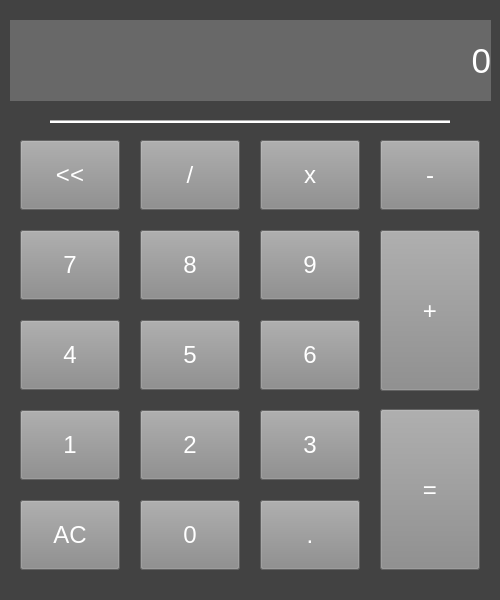
<?xml version="1.0" encoding="UTF-8"?>
<ui version="4.0">
 <class>MainWindow</class>
 <widget class="QMainWindow" name="MainWindow">
  <property name="geometry">
   <rect>
    <x>0</x>
    <y>0</y>
    <width>500</width>
    <height>600</height>
   </rect>
  </property>
  <property name="windowTitle">
   <string>Basic Calculator</string>
  </property>
  <property name="windowIcon">
   <iconset>
    <normaloff>icon.png</normaloff>icon.png</iconset>
  </property>
  <property name="styleSheet">
   <string notr="true">background-color: rgb(66, 66, 66);</string>
  </property>
  <widget class="QWidget" name="centralwidget">
   <widget class="QLabel" name="label_display">
    <property name="geometry">
     <rect>
      <x>10</x>
      <y>20</y>
      <width>481</width>
      <height>81</height>
     </rect>
    </property>
    <property name="font">
     <font>
      <pointsize>26</pointsize>
     </font>
    </property>
    <property name="styleSheet">
     <string notr="true">background-color: rgb(104, 104, 104);
color: rgb(255, 255, 255);</string>
    </property>
    <property name="text">
     <string>0</string>
    </property>
    <property name="alignment">
     <set>Qt::AlignRight|Qt::AlignTrailing|Qt::AlignVCenter</set>
    </property>
   </widget>
   <widget class="QPushButton" name="pushButton_9">
    <property name="geometry">
     <rect>
      <x>20</x>
      <y>230</y>
      <width>100</width>
      <height>70</height>
     </rect>
    </property>
    <property name="font">
     <font>
      <pointsize>18</pointsize>
     </font>
    </property>
    <property name="styleSheet">
     <string notr="true">background-color: rgb(139, 139, 139);
color: rgb(255, 255, 255);</string>
    </property>
    <property name="text">
     <string>7</string>
    </property>
    <property name="shortcut">
     <string>7</string>
    </property>
   </widget>
   <widget class="QPushButton" name="pushButton_10">
    <property name="geometry">
     <rect>
      <x>140</x>
      <y>230</y>
      <width>100</width>
      <height>70</height>
     </rect>
    </property>
    <property name="font">
     <font>
      <pointsize>18</pointsize>
     </font>
    </property>
    <property name="styleSheet">
     <string notr="true">background-color: rgb(139, 139, 139);
color: rgb(255, 255, 255);</string>
    </property>
    <property name="text">
     <string>8</string>
    </property>
    <property name="shortcut">
     <string>8</string>
    </property>
   </widget>
   <widget class="QPushButton" name="pushButton_11">
    <property name="geometry">
     <rect>
      <x>260</x>
      <y>230</y>
      <width>100</width>
      <height>70</height>
     </rect>
    </property>
    <property name="font">
     <font>
      <pointsize>18</pointsize>
     </font>
    </property>
    <property name="styleSheet">
     <string notr="true">background-color: rgb(139, 139, 139);
color: rgb(255, 255, 255);</string>
    </property>
    <property name="text">
     <string>9</string>
    </property>
    <property name="shortcut">
     <string>9</string>
    </property>
   </widget>
   <widget class="QPushButton" name="pushButton_4">
    <property name="geometry">
     <rect>
      <x>20</x>
      <y>320</y>
      <width>100</width>
      <height>70</height>
     </rect>
    </property>
    <property name="font">
     <font>
      <pointsize>18</pointsize>
     </font>
    </property>
    <property name="styleSheet">
     <string notr="true">background-color: rgb(139, 139, 139);
color: rgb(255, 255, 255);</string>
    </property>
    <property name="text">
     <string>4</string>
    </property>
    <property name="shortcut">
     <string>4</string>
    </property>
   </widget>
   <widget class="QPushButton" name="pushButton_5">
    <property name="geometry">
     <rect>
      <x>140</x>
      <y>320</y>
      <width>100</width>
      <height>70</height>
     </rect>
    </property>
    <property name="font">
     <font>
      <pointsize>18</pointsize>
     </font>
    </property>
    <property name="styleSheet">
     <string notr="true">background-color: rgb(139, 139, 139);
color: rgb(255, 255, 255);</string>
    </property>
    <property name="text">
     <string>5</string>
    </property>
    <property name="shortcut">
     <string>5</string>
    </property>
   </widget>
   <widget class="QPushButton" name="pushButton_6">
    <property name="geometry">
     <rect>
      <x>260</x>
      <y>320</y>
      <width>100</width>
      <height>70</height>
     </rect>
    </property>
    <property name="font">
     <font>
      <pointsize>18</pointsize>
     </font>
    </property>
    <property name="styleSheet">
     <string notr="true">background-color: rgb(139, 139, 139);
color: rgb(255, 255, 255);</string>
    </property>
    <property name="text">
     <string>6</string>
    </property>
    <property name="shortcut">
     <string>6</string>
    </property>
   </widget>
   <widget class="QPushButton" name="pushButton_1">
    <property name="geometry">
     <rect>
      <x>20</x>
      <y>410</y>
      <width>100</width>
      <height>70</height>
     </rect>
    </property>
    <property name="font">
     <font>
      <pointsize>18</pointsize>
     </font>
    </property>
    <property name="styleSheet">
     <string notr="true">background-color: rgb(139, 139, 139);
color: rgb(255, 255, 255);</string>
    </property>
    <property name="text">
     <string>1</string>
    </property>
    <property name="shortcut">
     <string>1</string>
    </property>
   </widget>
   <widget class="QPushButton" name="pushButton_7">
    <property name="geometry">
     <rect>
      <x>140</x>
      <y>410</y>
      <width>100</width>
      <height>70</height>
     </rect>
    </property>
    <property name="font">
     <font>
      <pointsize>18</pointsize>
     </font>
    </property>
    <property name="styleSheet">
     <string notr="true">background-color: rgb(139, 139, 139);
color: rgb(255, 255, 255);</string>
    </property>
    <property name="text">
     <string>2</string>
    </property>
    <property name="shortcut">
     <string>2</string>
    </property>
   </widget>
   <widget class="QPushButton" name="pushButton_8">
    <property name="geometry">
     <rect>
      <x>260</x>
      <y>410</y>
      <width>100</width>
      <height>70</height>
     </rect>
    </property>
    <property name="font">
     <font>
      <pointsize>18</pointsize>
     </font>
    </property>
    <property name="styleSheet">
     <string notr="true">background-color: rgb(139, 139, 139);
color: rgb(255, 255, 255);</string>
    </property>
    <property name="text">
     <string>3</string>
    </property>
    <property name="shortcut">
     <string>3</string>
    </property>
   </widget>
   <widget class="QPushButton" name="pushButton_0">
    <property name="geometry">
     <rect>
      <x>140</x>
      <y>500</y>
      <width>100</width>
      <height>70</height>
     </rect>
    </property>
    <property name="font">
     <font>
      <pointsize>18</pointsize>
     </font>
    </property>
    <property name="styleSheet">
     <string notr="true">background-color: rgb(139, 139, 139);
color: rgb(255, 255, 255);</string>
    </property>
    <property name="text">
     <string>0</string>
    </property>
    <property name="shortcut">
     <string>0</string>
    </property>
   </widget>
   <widget class="QPushButton" name="pushButton_deci">
    <property name="geometry">
     <rect>
      <x>260</x>
      <y>500</y>
      <width>100</width>
      <height>70</height>
     </rect>
    </property>
    <property name="font">
     <font>
      <pointsize>18</pointsize>
     </font>
    </property>
    <property name="styleSheet">
     <string notr="true">background-color: rgb(139, 139, 139);
color: rgb(255, 255, 255);</string>
    </property>
    <property name="text">
     <string>.</string>
    </property>
    <property name="shortcut">
     <string>.</string>
    </property>
   </widget>
   <widget class="QPushButton" name="pushButton_c">
    <property name="geometry">
     <rect>
      <x>20</x>
      <y>500</y>
      <width>100</width>
      <height>70</height>
     </rect>
    </property>
    <property name="font">
     <font>
      <pointsize>18</pointsize>
     </font>
    </property>
    <property name="styleSheet">
     <string notr="true">background-color: rgb(139, 139, 139);
color: rgb(255, 255, 255);</string>
    </property>
    <property name="text">
     <string>AC</string>
    </property>
    <property name="shortcut">
     <string>Del</string>
    </property>
   </widget>
   <widget class="QPushButton" name="pushButton_eq">
    <property name="geometry">
     <rect>
      <x>380</x>
      <y>409</y>
      <width>100</width>
      <height>161</height>
     </rect>
    </property>
    <property name="font">
     <font>
      <pointsize>18</pointsize>
     </font>
    </property>
    <property name="styleSheet">
     <string notr="true">background-color: rgb(139, 139, 139);
color: rgb(255, 255, 255);</string>
    </property>
    <property name="text">
     <string>=</string>
    </property>
    <property name="shortcut">
     <string>Enter</string>
    </property>
   </widget>
   <widget class="QPushButton" name="pushButton_add">
    <property name="geometry">
     <rect>
      <x>380</x>
      <y>230</y>
      <width>100</width>
      <height>161</height>
     </rect>
    </property>
    <property name="font">
     <font>
      <pointsize>18</pointsize>
     </font>
    </property>
    <property name="styleSheet">
     <string notr="true">background-color: rgb(139, 139, 139);
color: rgb(255, 255, 255);</string>
    </property>
    <property name="text">
     <string>+</string>
    </property>
    <property name="shortcut">
     <string>+</string>
    </property>
   </widget>
   <widget class="QPushButton" name="pushButton_sub">
    <property name="geometry">
     <rect>
      <x>380</x>
      <y>140</y>
      <width>100</width>
      <height>70</height>
     </rect>
    </property>
    <property name="font">
     <font>
      <pointsize>18</pointsize>
     </font>
    </property>
    <property name="styleSheet">
     <string notr="true">background-color: rgb(139, 139, 139);
color: rgb(255, 255, 255);</string>
    </property>
    <property name="text">
     <string>-</string>
    </property>
    <property name="shortcut">
     <string>-</string>
    </property>
   </widget>
   <widget class="QPushButton" name="pushButton_mul">
    <property name="geometry">
     <rect>
      <x>260</x>
      <y>140</y>
      <width>100</width>
      <height>70</height>
     </rect>
    </property>
    <property name="font">
     <font>
      <pointsize>18</pointsize>
     </font>
    </property>
    <property name="styleSheet">
     <string notr="true">background-color: rgb(139, 139, 139);
color: rgb(255, 255, 255);</string>
    </property>
    <property name="text">
     <string>x</string>
    </property>
    <property name="shortcut">
     <string>*</string>
    </property>
   </widget>
   <widget class="QPushButton" name="pushButton_div">
    <property name="geometry">
     <rect>
      <x>140</x>
      <y>140</y>
      <width>100</width>
      <height>70</height>
     </rect>
    </property>
    <property name="font">
     <font>
      <pointsize>18</pointsize>
     </font>
    </property>
    <property name="styleSheet">
     <string notr="true">background-color: rgb(139, 139, 139);
color: rgb(255, 255, 255);</string>
    </property>
    <property name="text">
     <string>/</string>
    </property>
    <property name="shortcut">
     <string>/</string>
    </property>
   </widget>
   <widget class="QPushButton" name="pushButton_b">
    <property name="geometry">
     <rect>
      <x>20</x>
      <y>140</y>
      <width>100</width>
      <height>70</height>
     </rect>
    </property>
    <property name="font">
     <font>
      <pointsize>18</pointsize>
     </font>
    </property>
    <property name="styleSheet">
     <string notr="true">background-color: rgb(139, 139, 139);
color: rgb(255, 255, 255);</string>
    </property>
    <property name="text">
     <string>&lt;&lt;</string>
    </property>
    <property name="shortcut">
     <string>Backspace</string>
    </property>
   </widget>
   <widget class="Line" name="line">
    <property name="geometry">
     <rect>
      <x>50</x>
      <y>120</y>
      <width>400</width>
      <height>3</height>
     </rect>
    </property>
    <property name="styleSheet">
     <string notr="true">background-color: rgb(255, 255, 255);</string>
    </property>
    <property name="orientation">
     <enum>Qt::Horizontal</enum>
    </property>
   </widget>
  </widget>
 </widget>
 <resources/>
 <connections/>
</ui>
